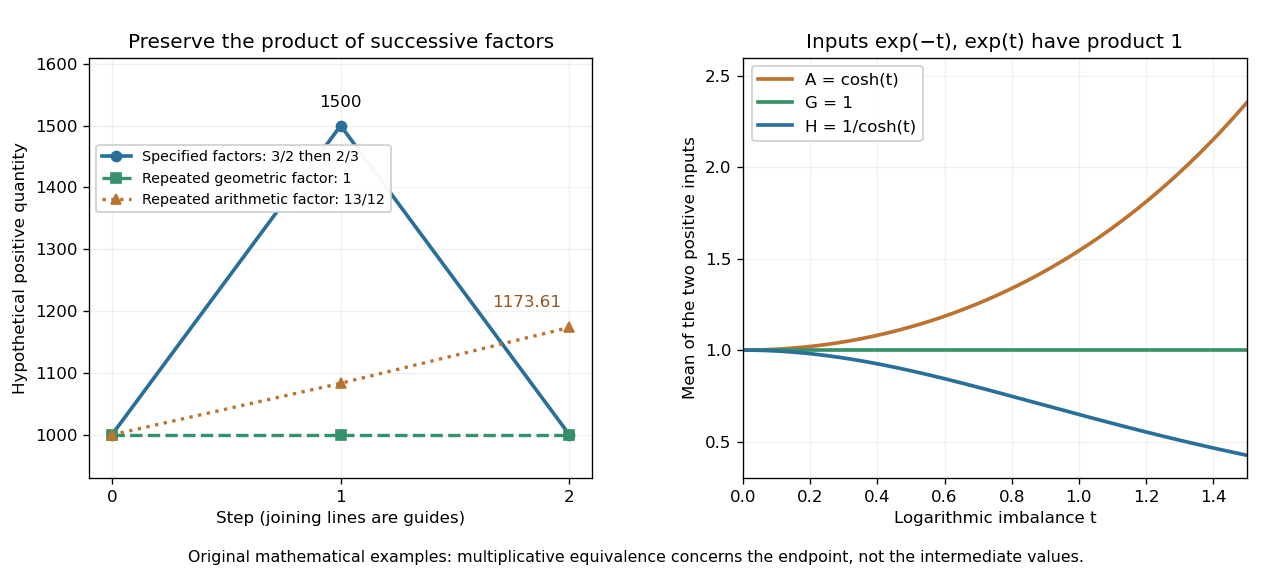

Write Python code to recreate this figure.
"""Original toy compounding and fixed-product mean comparisons.

Write a PNG named after this script into the current working directory.
Python and dependency versions are documented in pyproject.toml.
"""
from pathlib import Path
import matplotlib
matplotlib.use("Agg")
import matplotlib.pyplot as plt
import numpy as np

fig, axes = plt.subplots(1, 2, figsize=(10.6, 4.8), dpi=120, facecolor="white")
for ax in axes:
    ax.set_facecolor("white")
    ax.grid(alpha=0.17)
steps = np.arange(3)
actual = np.array([1000, 1500, 1000])
arithmetic_repeated = 1000 * (13 / 12) ** steps
axes[0].plot(steps, actual, "o-", color="#286f99", linewidth=2.2,
             label="Specified factors: 3/2 then 2/3")
axes[0].plot(steps, np.full(3, 1000), "s--", color="#36916a", linewidth=2,
             label="Repeated geometric factor: 1")
axes[0].plot(steps, arithmetic_repeated, "^:", color="#bc7331", linewidth=2,
             label="Repeated arithmetic factor: 13/12")
axes[0].annotate("1500", (1, 1500), xytext=(0, 11), textcoords="offset points", ha="center")
axes[0].annotate("1173.61", (2, arithmetic_repeated[-1]), xytext=(-5, 12),
                 textcoords="offset points", ha="right", color="#98521b")
axes[0].set(xlim=(-0.1, 2.1), ylim=(930, 1610), xticks=[0, 1, 2],
            xlabel="Step (joining lines are guides)", ylabel="Hypothetical positive quantity",
            title="Preserve the product of successive factors")
axes[0].legend(loc="upper left", bbox_to_anchor=(0.0, 0.81), fontsize=8.6, framealpha=0.96)
t = np.linspace(0, 1.5, 301)
axes[1].plot(t, np.cosh(t), color="#bc7331", linewidth=2.2, label="A = cosh(t)")
axes[1].plot(t, np.ones_like(t), color="#36916a", linewidth=2.2, label="G = 1")
axes[1].plot(t, 1 / np.cosh(t), color="#286f99", linewidth=2.2, label="H = 1/cosh(t)")
axes[1].set(xlim=(0, 1.5), ylim=(0.3, 2.6), xlabel="Logarithmic imbalance t",
            ylabel="Mean of the two positive inputs", title="Inputs exp(−t), exp(t) have product 1")
axes[1].legend(loc="upper left", fontsize=10, framealpha=0.96)
fig.text(0.5, 0.025, "Original mathematical examples: multiplicative equivalence concerns the endpoint, not the intermediate values.",
         ha="center", fontsize=9.5)
fig.subplots_adjust(left=0.07, right=0.98, top=0.90, bottom=0.17, wspace=0.30)
fig.savefig(Path.cwd() / (Path(__file__).stem + ".png"), facecolor="white")
plt.close(fig)
